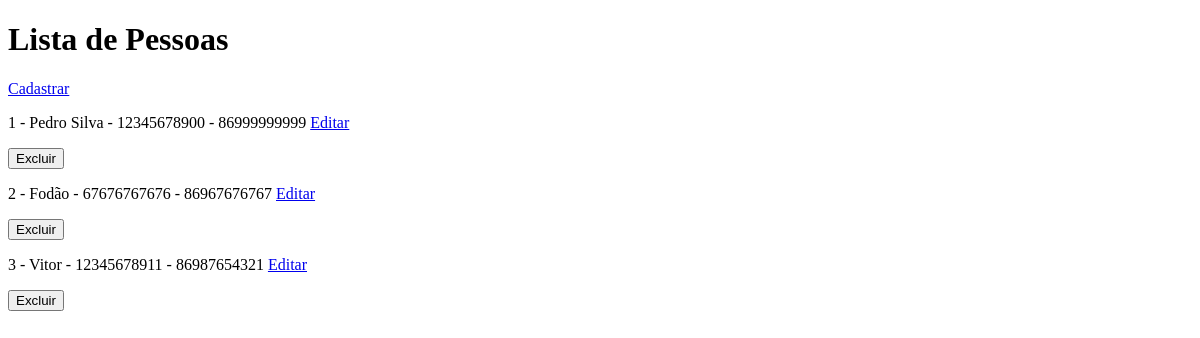
Page /pessoas/ on the earlier database version.
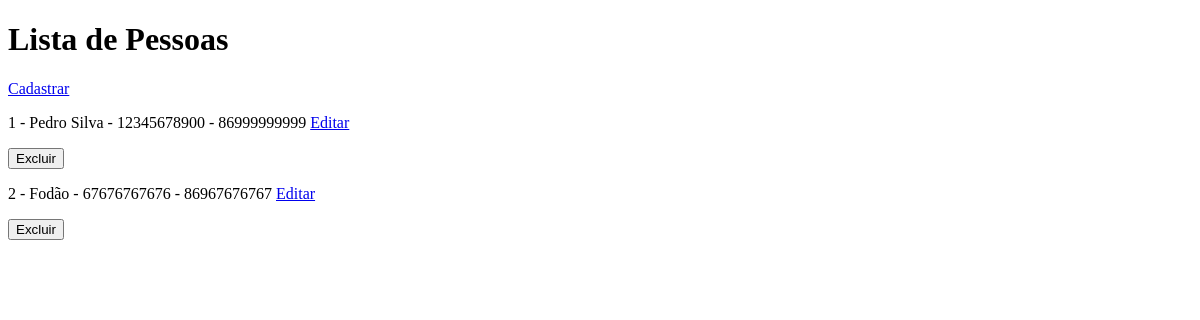
Same page on the later database version.
### hotel/models/pessoa.py (models this page shows, shortened)
class Pessoa(models.Model):
    nome = models.CharField(max_length=255)
    cpf = models.CharField(max_length=11, unique=True )
    contato = models.CharField(max_length=20)
    ativo = models.BooleanField(default=True)

### hotel/views/pessoas.py (the view)
# urls.py: path('pessoas/', listar_pessoas, name='listar_pessoas'),
def listar_pessoas(request):
    pessoas = Pessoa.objects.filter(ativo=True)
    return render(request, "hotel/pessoas/listar.html", {'pessoas': pessoas})

### hotel/templates/hotel/pessoas/listar.html (shortened to what this page needs)
<!DOCTYPE html>
<html lang="pt-br">
<head>
</head>
<body>
    <h1>Lista de Pessoas</h1>
    <a href="{% url 'cadastrar_pessoa' %}">Cadastrar</a>
    {% for pessoa in pessoas %}
        <p>
            {{ pessoa.id }} -
            {{ pessoa.nome }} -
            {{ pessoa.cpf }} -
            {{ pessoa.contato }}
            <a href="{% url "editar_pessoa" pessoa.id %}">Editar</a>
            <form method="POST" action="{% url 'excluir_pessoa' pessoa.id %}" style="display: inline;" onsubmit="return confirm('Tem certeza que deseja inativar esta pessoa?');">
                <button type="submit">Excluir</button>
            </form>
        </p>
    {% empty %}
        <p>Nenhuma pessoa cadastrada.</p>
    {% endfor %}
</body>
</html>

Differences in the rows shown:
no longer on this page (row edited): Pessoa: id "3", nome "Vitor", cpf "12345678911", contato "86987654321"
